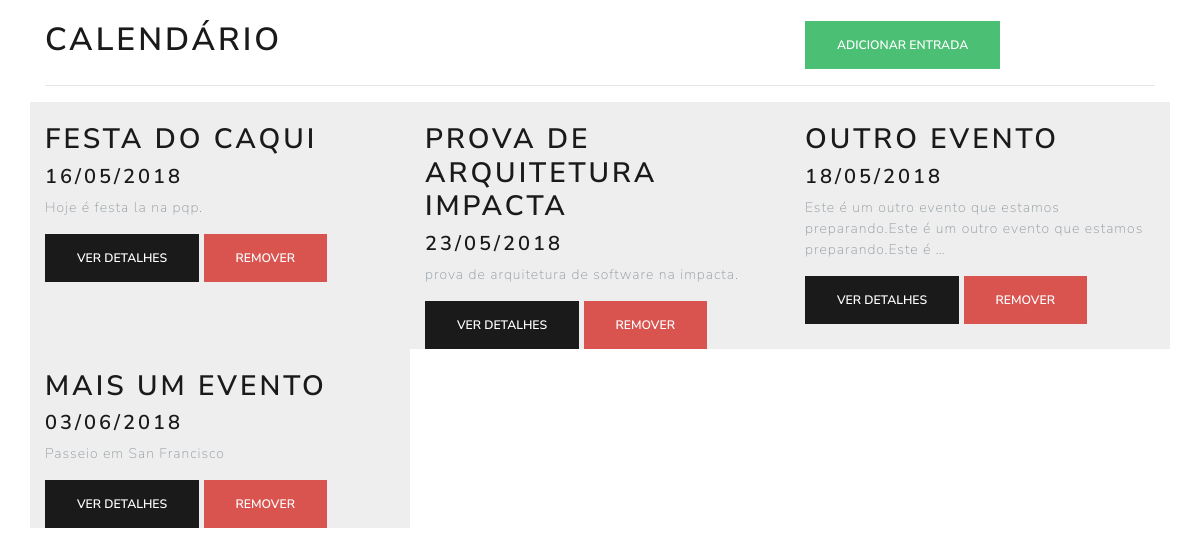
The page / on the database its author committed.
### myapp/models.py (models this page shows, shortened)
class Entrada(models.Model):
    nome = models.CharField(max_length=100)
    data = models.DateTimeField()
    descricao = models.TextField()
    criado_em = models.DateTimeField(auto_now_add=True)

### myapp/views.py (the view)
# urls.py: path('', views.index, name='index'),
def index(request):
    entradas = Entrada.objects.all()
    return render(request, 'myapp/index.html', {'entradas' : entradas})

### myapp/templates/myapp/index.html
{% extends 'myapp/base.html' %}
{% block content %}
<div  class="container">
    <br />
    <div class="row">
        <div class="col-lg-8">
            <h1>Calendário</h1>
        </div>
        <div class="col-lg-4">
            <button onclick="window.location='{% url 'adicionar' %}'" type="button" class="btn btn-success">Adicionar entrada</button>
        </div>
    </div>
    <hr />
    <div class="row">
        {% for entrada in entradas %}
            {% include 'myapp/_calendar_entry.html' %}
        {% endfor %}
    </div>
</div>
{% endblock %}

### myapp/templates/myapp/_calendar_entry.html
<div class="calendar_entry col-lg-4">
    <br />
    <h2>{{ entrada.nome }}</h2>
    <h4>{{ entrada.data|date:"d/m/Y" }}</h4>
    <p>
        {{ entrada.descricao|truncatechars:100 }}
    </p>
    <button onclick="window.location='{% url 'detalhes' pk=entrada.id %}'" class="btn btn-primary">Ver detalhes</button>
    <button data-id="{{ entrada.id }}" onclick="apagarEntradaCalendario(this)" class="btn btn-danger">Remover</button>
</div>

### myapp/static/myapp/css/style.css (style rules this page uses)
.calendar_entry { background-color:#eee; }

### rows shown on the page
Entrada: nome "FESTA DO CAQUI", data "16/05/2018", descricao "Hoje é festa la na pqp."
Entrada: nome "PROVA DE ARQUITETURA IMPACTA", data "23/05/2018", descricao "prova de arquitetura de software na impacta."
Entrada: nome "OUTRO EVENTO", data "18/05/2018", descricao "Este é um outro evento que estamos preparando.Este é um outro evento que estamos preparando.Este é …"
Entrada: nome "MAIS UM EVENTO", data "03/06/2018", descricao "Passeio em San Francisco"
